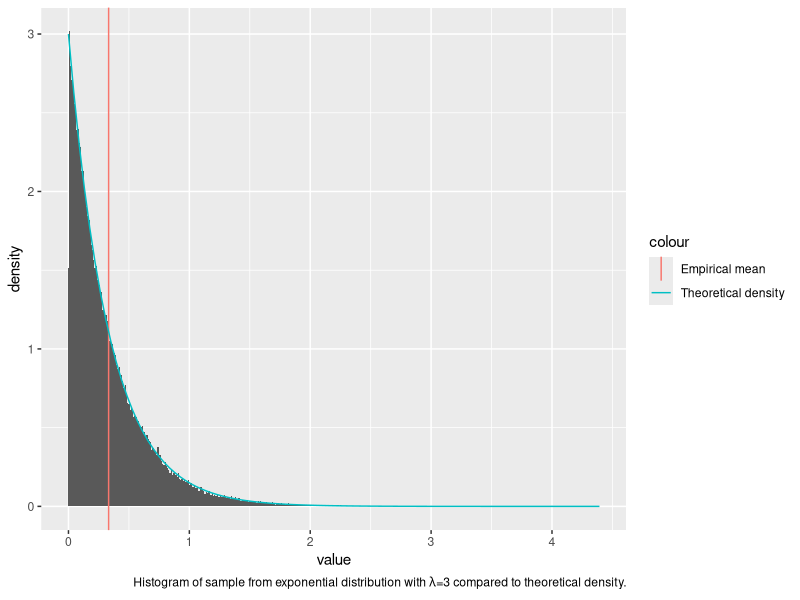
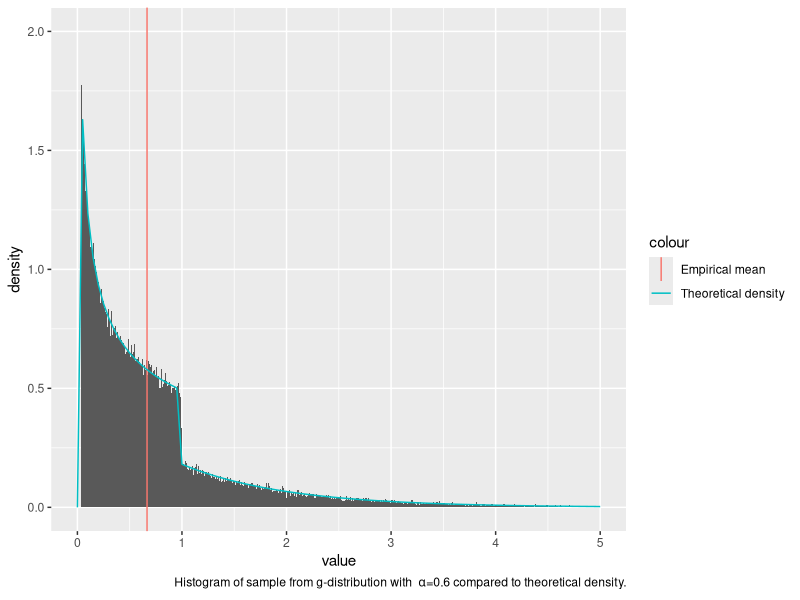
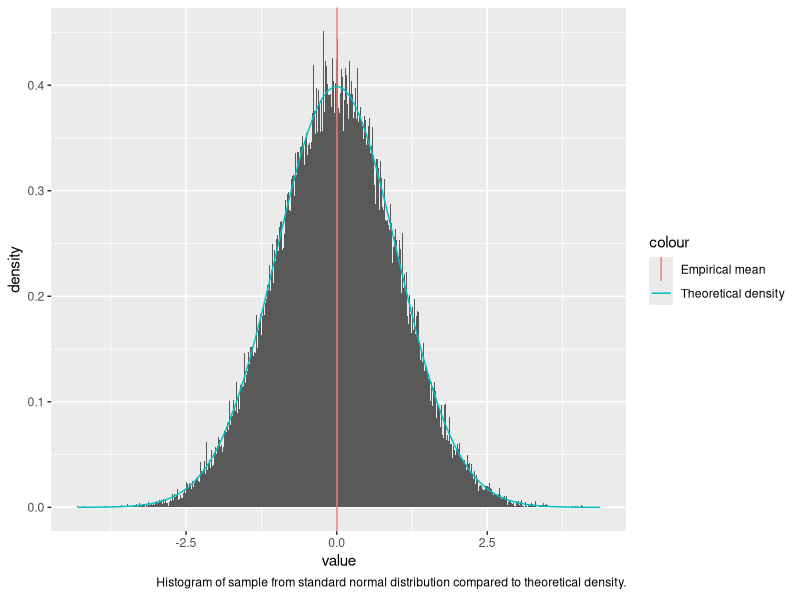
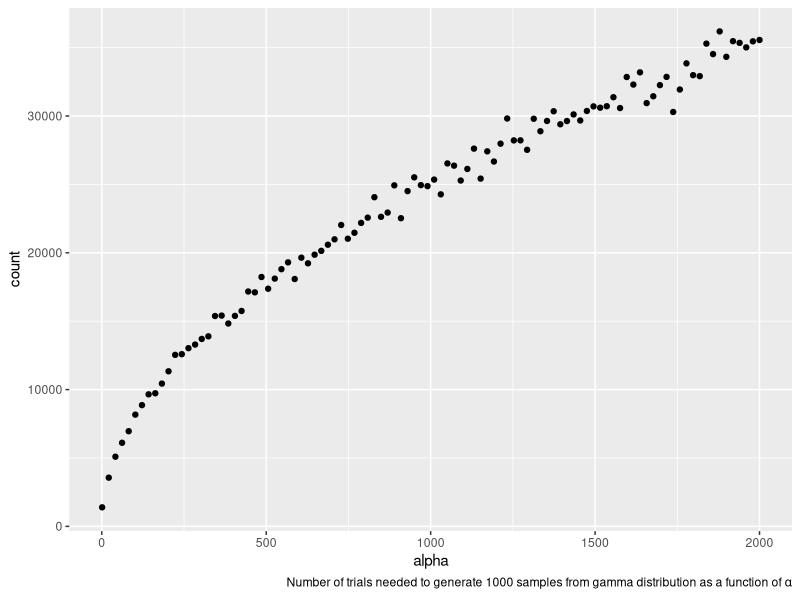
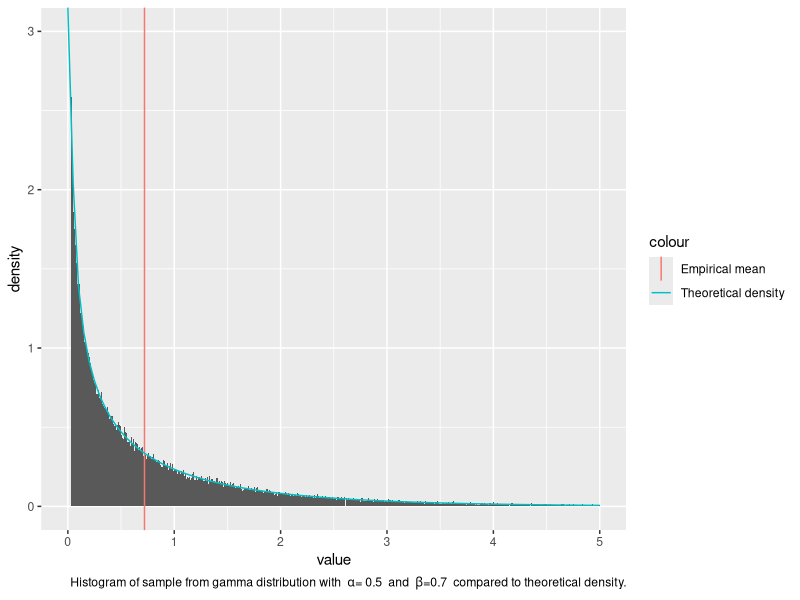
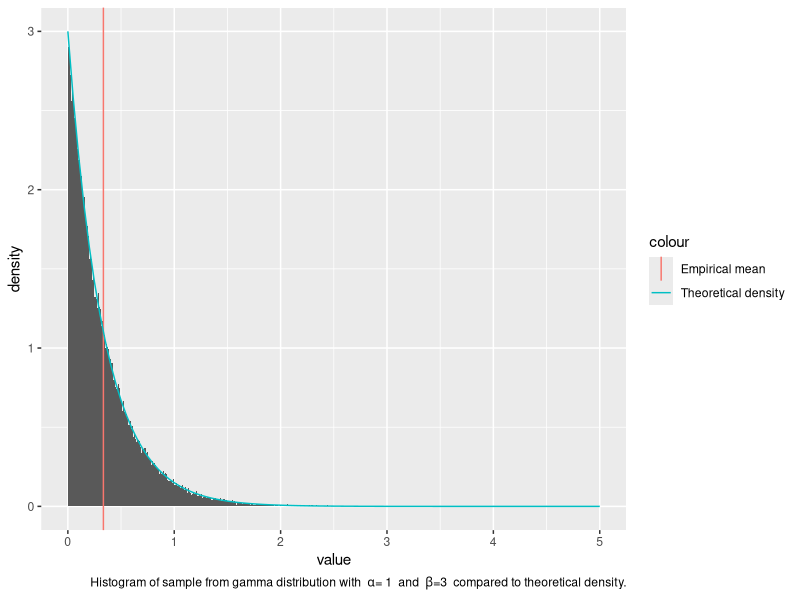
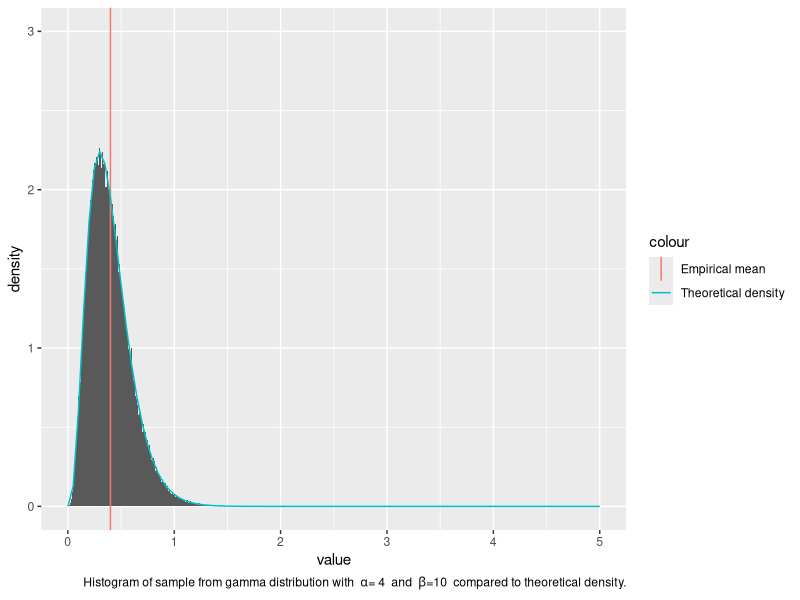
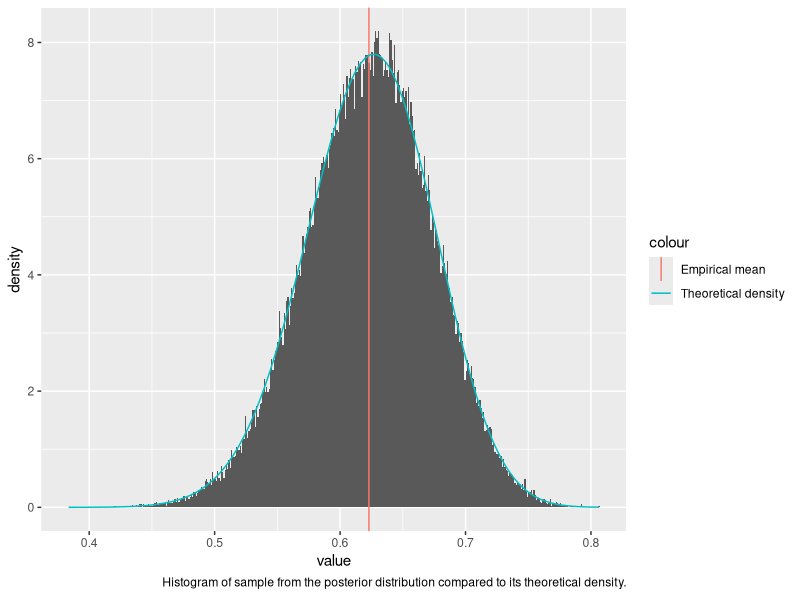

Recreate these plots in R, in order.
## ---- chunk 1
knitr::opts_chunk$set(echo = TRUE)
## ---- chunk 2
library(tidyverse)
## ---- chunk 3
#This function returns a vector of n independent samples from the exponential distribution with rate parameter lam, generated from the inverse cumulative distribution. 
random.exp <- function(n,lam){
  return(-1/lam * log(runif(n)))
}
## ---- chunk 4
#Testing function
test.function <- function(n,func,arg,amean,avar){
  exs.sample=func(n,arg)
  cat("Empirical mean:", mean(exs.sample), "Analytical mean:",amean, "\n")
  cat("Empirical variance:", var(exs.sample), "Analytical variance:",avar,"\n")
}

#Make histogram of sample
lam <- 3
sample.exp <- enframe(random.exp(100000,lam))

ggplot() +
  geom_histogram(
    data = data.frame(sample.exp),
    mapping = aes(x=value, y=..density..),
    binwidth = 0.01
  ) +
  geom_vline(
    aes(xintercept=mean(sample.exp$value),
        col='Empirical mean')
  ) +
  stat_function(
    fun = dexp,
    args = list(rate=lam),
    aes(col='Theoretical density')
  ) +
  labs(
    caption = expression("Histogram of sample from exponential distribution with "*lambda*"=3 compared to theoretical density.")
  )
## ---- chunk 5
test.function(10000,random.exp,lam,1/lam,1/lam^2)

## ---- chunk 6

#Function for normalising constant in g distribution given parameter a (=alpha).
c.g <- function(a){
  return (a*exp(1)/(a+exp(1)))
}

#Normalised density function for g (for plot)
g <- function(x, a) {
  c <- c.g(a)
  out <- rep(0, length(x))
  left <- 0 < x & x < 1
  right <- 1 <= x
  out[left] <- c * (x[left] ^ (a - 1))
  out[right] <- c * exp(-x[right])
return(out)
}

#This function returns a vector of n independent samples from the g distribution with parameter a (=alpha), generated from the inverse cumulative distribution. 
random.g <- function(n,a){
  c <- c.g(a) #Normalising constant
  u <- runif(n)
  x <- rep(0,n)
  for (i in 1:n){
    if (u[i]<c/a){
      x[i] <- (a*u[i]/c)^(1/a)
    }
    else{
      x[i] <- (-log(1/a + exp(-1) - u[i]/c))
    }
  }
  return(x)
}

## ---- chunk 7

#Testing funtion
a <- .6 #parameter
c <- c.g(a) #normalising constant
g.mean <- c/(a+1)+2*c*exp(-1) #analytical mean
g.var <- c*(1/(a+2)+ 5*exp(-1)) - g.mean^2 #analytical variance
test.function(10000,random.g,a,g.mean,g.var)
## ---- chunk 8
#Making histogram of sample from g
sample.g <- enframe(random.g(100000,a))

ggplot() +
  geom_histogram(
    data = data.frame(sample.g),
    mapping = aes(x=value, y=..density..),
    binwidth = 0.01,
    na.rm = TRUE
  ) +
  geom_vline(
    aes(xintercept=mean(sample.g$value),
        col='Empirical mean')
  ) +
  stat_function(
    fun = g,
    args = list(a=a),
    aes(col='Theoretical density')
  ) +
  ylim(0,2) +
  xlim(0,5) +
    labs(
      caption = bquote("Histogram of sample from g-distribution with "~alpha*"=0.6 compared to theoretical density.")
    )
## ---- chunk 9
#This function returns a vector of n independent samples from the standard normal distribution, generated by the Box-Müller algorithm
random.norm <- function(n){
  x1 <- runif(n)*2*pi
  x2 <- random.exp(n,.5)
  return(sqrt(x2)*cos(x1))
}

#Testing function
sample.normal=enframe(random.norm(100000))
cat("Empirical mean:", mean(sample.normal), "Analytical mean:",0.0, "\n")
cat("Empirical variance:", var(sample.normal), "Analytical variance:",1.0,"\n")

ggplot() +
  geom_histogram(
    data = data.frame(sample.normal),
    mapping = aes(x=value, y=..density..),
    binwidth = 0.01
  ) +
  geom_vline(
    aes(xintercept=mean(sample.normal$value),
        col='Empirical mean')
  ) +
  stat_function(
    fun = dnorm,
    aes(col='Theoretical density')
  ) +
  labs(
    caption = expression("Histogram of sample from standard normal distribution compared to theoretical density.")
  )

## ---- chunk 10
#This function returns a sample from the d-variate normal distribution with mean mu and covariance S, transformed from standard normal samples. 
random.multinorm <- function(d,mu,S){
  x <- random.norm(d)
  A <- t(chol(S)) #transpose to get lower triangular cholesky matrix
  return(mu + A%*%x)
}

#Testing function
d = 3
N = 10000
sigma <- cbind(c(3,1,0), c(1,3,1), c(0,1,3)) #if d=3
# sigma <- cbind(c(2,1),c(1,2))                  #if d=2
mu <- seq(1,d)
multinormal.sample <- matrix(NA,N,d)
for (i in 1:N){
  multinormal.sample[i,] <- random.multinorm(d, mu, sigma)
}
#Theoretical mean vector:
mu
#Empirical mean vector:
colMeans(multinormal.sample)
#Empirical covariance matrix:
sigma
#Theoretical covariance matrix:
var(multinormal.sample)
## ---- chunk 11
#Acceptance probability
accept_prob <- function(x,a){ 
  if (x<1)
      return (exp(-x))
    else 
      return (x^(a-1))
}
## ---- chunk 12
#This function returns a vector of n independent samples from the gamma distribution with 0<a<1, beta=1, generated by the Rejection sampling
random.gamma1 <- function(n,a){ 
  x=rep(0,n)
  for (i in 1:n){
    finish = 0
    while(finish==0){  
      # Sample from the proposal distribution, g(x) (x>=0)
      sample.x = random.g(1,a)
      # Compute the acceptance probability alpha
      alpha=accept_prob(sample.x,a)
      # Generate a helping variable U from a uniform(0,1)
      u = runif(1, 0, 1)
      # Check if we accept it
      if(u <= alpha){
        x[i]=sample.x
        finish=1
      }
    }
  }
  return (x)
}

#Testing function
alpha=0.5
test.function(10000,random.gamma1,alpha,alpha,alpha)
## ---- chunk 13
logf <- function(u,alpha){ #log of f* with u=log(x)
  return (u*(alpha-1)-exp(u))
}

sample <- function(ab){ #This function sample from the distribution of log(x), using the inverse of the cumulative distribution. 
  u=log(runif(1,0,1))
  return (ab+u)
}
## ---- chunk 14
#This function returns a vector of n independent samples from the gamma distribution with a>1, beta=1, generated by the ratio of uniforms method on log-scale. 
random.gamma2 <- function(n,alpha){
  count=0 #count how many tries the algorithm needs to generate n realisations
  x=rep(0,n)
  a=(alpha-1)/2*(log(alpha-1)-1)
  b=(alpha+1)/2*(log(alpha+1)-1)
  for (i in 1:n){
    inside=FALSE
    while (inside==FALSE){
      u1=sample(a) 
      u2=sample(b)
      u=u2-u1
      test=0.5*logf(u,alpha)
      inside=test>=u1 
      count=count+1
    }
    x[i] = u
  }
  vec=c(count,exp(x)) #count + n realisations
}

#Testing function 
alpha=2000
ex.gamma2=random.gamma2(1000,alpha)
cat("Empirical mean:",mean(ex.gamma2[-1]), "Analytical mean:",alpha, "\n")
cat("Empirical variance:", var(ex.gamma2[-1]), "Analytical variance:",alpha,"\n")
## ---- chunk 15
#Generate a plot with values of alpha on the x-axis and the number of tries used on the y-axis. 
plot.count <- function(nsample, n){
  count=rep(0,n)
  alpha=seq(1.01,2000,length.out=n)
  for (i in 1:n){
    a=alpha[i]
    c=random.gamma2(nsample,a)[1]
    count[i]=c
  }
  return(cbind(alpha,count))
}
num.trials <- plot.count(1000, 100)
num.trials.frame <- data.frame(num.trials)
ggplot() +
  geom_point(
    data=num.trials.frame,
    mapping = aes(x=alpha, y=count)
  ) +
  labs(
    caption = expression("Number of trials needed to generate 1000 samples from gamma distribution as a function of "*alpha)
  )
  
## ---- chunk 16
##This function returns a vector of n independent samples from the gamma distribution with parameters alpha and beta. 
random.gamma <- function(n, alpha, beta){
  if (alpha==1){
    x=random.exp(n,alpha) #sample from exponential distribution
  }
  else if (alpha<1){
    x=random.gamma1(n,alpha) 
  }
  else {
    x=random.gamma2(n,alpha)[-1] #ignoring the first element, which is the number of tries. 
  }
  return (x/beta) #Transform from x-Ga(alpha,1) to x/beta-Ga(alpha,beta)
}

#Testing function 
test.gamma <- function(n,alpha, beta){
  ex.gamma=random.gamma(n,alpha,beta)
  amean=alpha/beta #analytical mean
  avar=alpha/beta^2 #analytical variance
  cat("Empirical mean:", mean(ex.gamma), "Analytical mean:",amean, "\n")
  cat("Empirical variance:", var(ex.gamma), "Analytical variance:",avar,"\n")
}

plot.gamma <- function(n,alphav,betav){
  sample.gamma <- enframe(random.gamma(n,alpha=alphav,beta=betav))
  ggplot() +
    geom_histogram(
      data = data.frame(sample.gamma),
      mapping = aes(x=value, y=..density..),
      binwidth = 0.01,
      boundary = 0,
      na.rm = TRUE
    ) +
    geom_vline(
      aes(xintercept=mean(sample.gamma$value),
          col='Empirical mean')
    ) +
    stat_function(
      fun = partial(dgamma, shape=alphav, rate=betav),
      aes(col='Theoretical density')
    ) +
    ylim(0,3) +
    xlim(0,5) +
    labs(
      caption = bquote("Histogram of sample from gamma distribution with " ~ alpha * "=" ~ .(alphav) ~ " and " ~ beta *"="* .(betav) ~ " compared to theoretical density.")
    )
}
test.gamma(100000,0.5,0.7)
test.gamma(100000,1,3)
test.gamma(100000,4,10)

plot.gamma(100000,0.5,0.7)
plot.gamma(100000,1,3)
plot.gamma(100000,4,10)

## ---- chunk 17
##This function generates one realisation from Dirichlet distribution with parameter vector alpha.
random.dirichlet <- function(alpha){
  K <- length(alpha)
  z <- rep(0,K)
  for (i in 1:K)
    z[i] <- random.gamma(1,alpha[i],1) #n,shape,rate
  v <- sum(z)
  return (z/v)
}

N_dir <- 1000
alpha <- c(.1, .5, .1, .3, .8)
K <- length(alpha)
dirichlet.sample <- matrix(1,N_dir,K)
for (i in 1:N_dir){
  dirichlet.sample[i,] <- random.dirichlet(alpha)
}
## ---- chunk 18
alphasum <- sum(alpha)
#Empirical mean
colMeans(dirichlet.sample)
#Analytical mean
alpha1 <- alpha/alphasum
alpha1
#Empirical variance
diag(var(dirichlet.sample))
#Analytical variance
alpha1*(1-alpha1)/(1+alphasum)
## ---- chunk 19
f <- function(theta){ #The proportional function
  return ((2+theta)^125*(1-theta)^(18+20)*theta^34) 
}

#Find the maxima of the proportional function 
res = optimise(f, interval = c(0,1),maximum=TRUE) 
maxima=res$objective

theta_new_f <- function(theta){ #theta*new_f
  return (theta*new_f(theta))
}

new_f <- function(theta){
  return (f(theta)/as.numeric(integrate(f,0,1)[1])) 
}
## ---- chunk 20
#This algorithm simulate from f(theta|y) using a uniform density as the proposal density, rejection sampling.
random.multinomial <- function(n){
  x.out <- rep(NA,n)
  rejections <- 0
  for (i in 1:n){
    finished <- FALSE
    c <- maxima #res$objective
    while(!finished){
      x <- runif(1) #sample from the proposal distribution, U(0,1)
      alpha <- f(x) / c #compute the acceptance probability alpha
      u <- runif(1) #generate a helping variable U from a uniform(0,1)
      if (u <= alpha){ #Check if we accept it 
        finished <- TRUE
      }
      else{
        rejections = rejections + 1 #count the rejections
      }
    }
    x.out[i] <- x #appending the values that get accepted (u<=alpha)
  }
  cat(rejections,"rejections out of",(n+rejections),"trials.(",(rejections)/(n+rejections)*100, "% )\n")
  return (x.out)
}
## ---- chunk 21
sample.multinomial <- random.multinomial(10000)
cat("Estimated posterior mean:", mean(sample.multinomial), "\n")
## ---- chunk 22
expected_mean=integrate(theta_new_f,0,1) 
cat("Expected posterior mean:", expected_mean$value, "\n")
## ---- chunk 23
importance_sampling <- function(n){ 
  theta <- random.multinomial(n) #samples from f(theta|y) with the rejection sampling
  w=(1-theta)^4 #importance weight
  mu <- sum(theta*w)/sum(w) #self-normalizing 
  return(mu)
}

mu.estimate <- importance_sampling(10000)

sample.multinomial <- enframe(random.multinomial(100000))

ggplot() +
    geom_histogram(
      data = data.frame(sample.multinomial),
      mapping = aes(x=value, y=..density..),
      binwidth = 0.001,
      boundary = 0,
      na.rm = TRUE
    ) +
    geom_vline(
      aes(xintercept=mean(sample.multinomial$value),
          col='Empirical mean')
    ) +
    stat_function(
      fun = new_f,
      aes(col='Theoretical density')
    ) +
    labs(
      caption = expression("Histogram of sample from the posterior distribution compared to its theoretical density.")
    )
    
